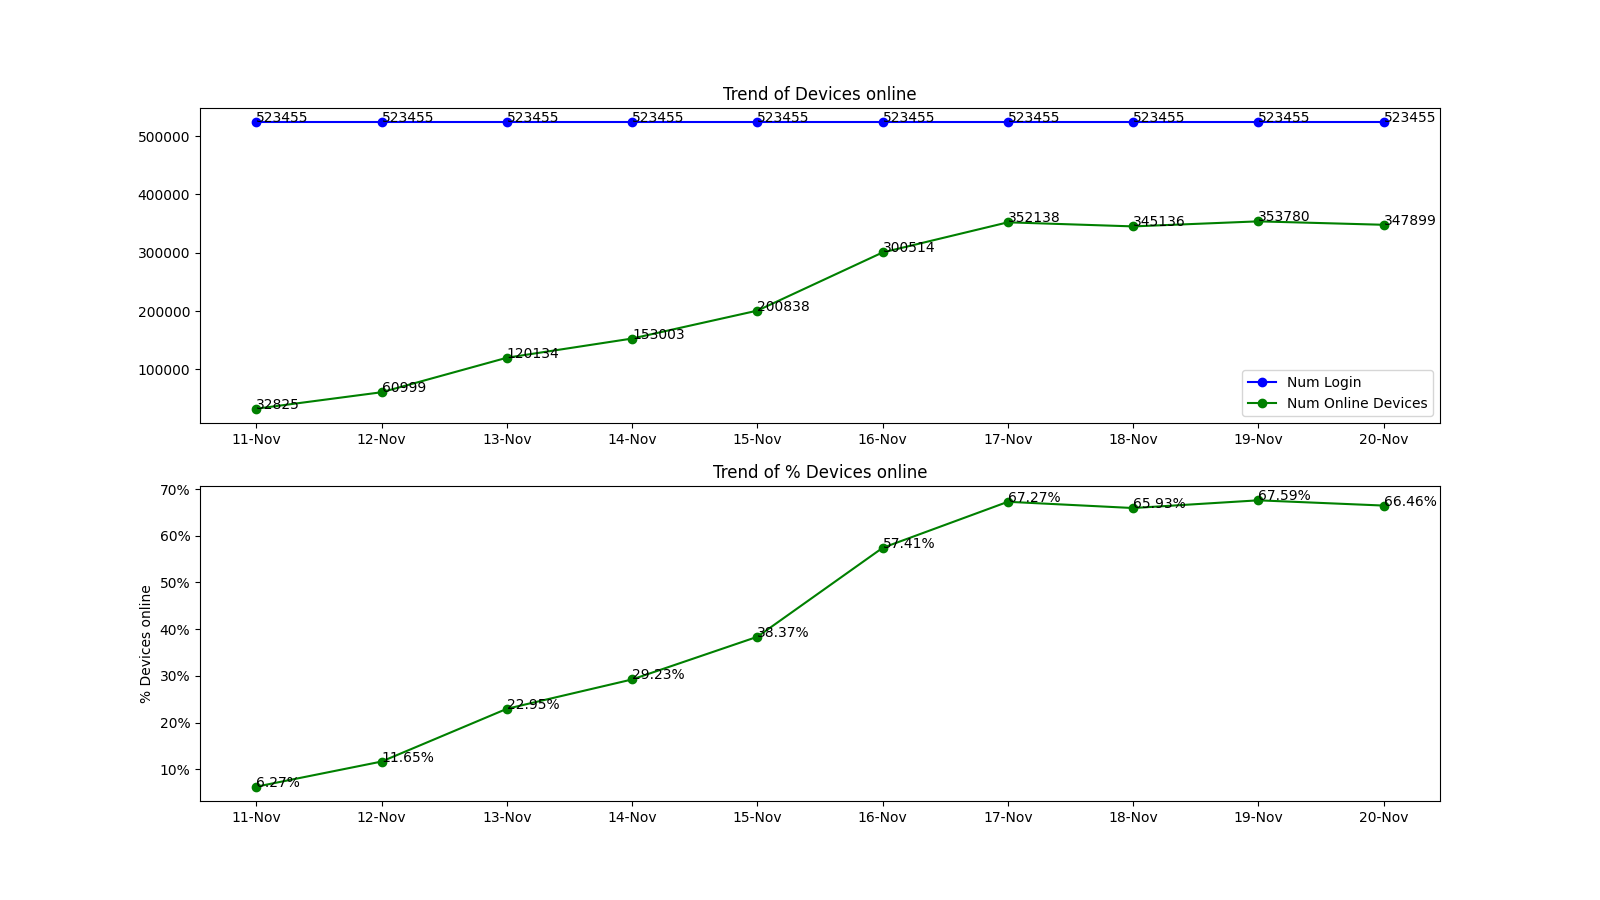

Python code for this plot:
import matplotlib.pyplot as plt
import numpy as np
import matplotlib.ticker as mtick

# Create a Figure with 2 rows and 1 columns of subplots:
fig, ax = plt.subplots(2, 1, figsize=(16,9))

# X axis parameter:
xaxis = np.array([
    '11-Nov',
    '12-Nov',
    '13-Nov',
    '14-Nov',
    '15-Nov',
    '16-Nov',
    '17-Nov',
    '18-Nov',
    '19-Nov',
    '20-Nov',
])

yaxis_numlogin = np.array([
    523455,
    523455,
    523455,
    523455,
    523455,
    523455,
    523455,
    523455,
    523455,
    523455,
])

yaxis_devicesonline = np.array([
    32825,
    60999,
    120134,
    153003,
    200838,
    300514,
    352138,
    345136,
    353780,
    347899,
])

yaxis_devicesonline_percent = np.divide(yaxis_devicesonline, yaxis_numlogin)

# Index 4 Axes arrays in 4 subplots within 1 Figure:
# top-left: num-login/Devices-online vs date
# bottom-left: % Devices-online vs date
# top-right: num-cpe-swap vs date
# bottom-right: online=>offline, offline=>online vs date
ax[0].plot(xaxis, yaxis_numlogin, 'b', marker = "o", label='Num Login') #row=0, column=0
ax[0].plot(xaxis, yaxis_devicesonline, 'g', marker = "o", label='Num Online Devices') #row=0, column=0
ax[0].set_title('Trend of Devices online')
ax[0].legend()
for xy in zip(xaxis, yaxis_numlogin):
    ax[0].annotate('%s' % xy[1], xy=xy, textcoords='data')
for xy in zip(xaxis, yaxis_devicesonline):
    ax[0].annotate('%s' % xy[1], xy=xy, textcoords='data')


ax[1].plot(xaxis, yaxis_devicesonline_percent, 'g', marker = 'o')
ax[1].set_title('Trend of % Devices online')
ax[1].set_ylabel('% Devices online')
ax[1].yaxis.set_major_formatter(mtick.PercentFormatter(1.0))
for xy in zip(xaxis, yaxis_devicesonline_percent):
    ax[1].annotate('%.2f%%' % (100 * xy[1].item()), xy=xy, textcoords='data')
#ax[1, 0].plot(xaxis, 'b') #row=1, column=0
#ax[0, 1].plot(xaxis, np.cos(x), 'r') #row=0, column=1
#ax[1, 1].plot(xaxis, np.tan(x), 'k') #row=1, column=1

plt.savefig('demo_chart.png')
plt.show()
